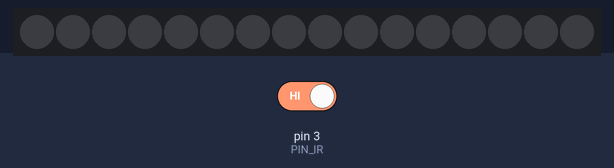
Simulated run of this sketch. Board: Arduino Uno, built with avr-gcc and run on an emulated ATmega328P. Shown: 16 RGB LEDs in strip order, left to right. Inputs (shaded band) come from the test bench; at power-on: pin 3 (PIN_IR) HIGH.

Above: at 1.2 s.
1.3 s: pin 3 (PIN_IR) driven LOW
At 2.4 s:
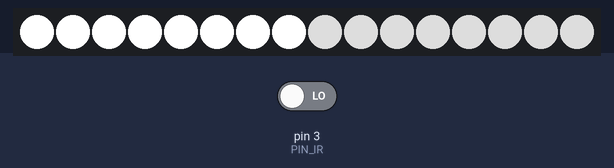
2.8 s: pin 3 (PIN_IR) driven HIGH
At 3.9 s:
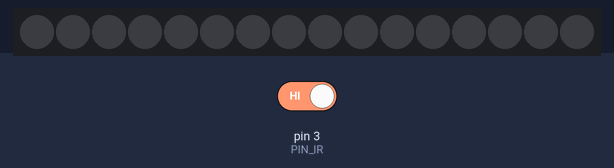
Timing chart, 0 to 5.8 s (numbered marks = the images above; inputs shaded):
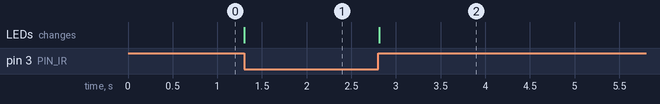

Measured:
- after the input at 1.3 s, the LEDs: change at once (image 1)
- after the input at 2.8 s, the LEDs: change at once (image 2)

The sketch:

IR_Sensor_LED_Stripe.ino
```cpp
#include <Wire.h>
#include <Adafruit_NeoPixel.h>

// set the Arduino-Pin to connect the DATA OUT-Port of the IR-Sensor to
#define PIN_IR         3
// set the Arduino-Pin to connect the DATA IN-Port of the LED Stripe to
#define PIN_LED        2
// set the number of RGB-LEDs you want to adress
#define NUMPIXELS      16
// configure LED Stripe
Adafruit_NeoPixel strip(NUMPIXELS, PIN_LED, NEO_GRB + NEO_KHZ800);

// set the Address for the I2C connection to the Jetson (0x40 as default)
int i2cAddress = 0x40;
// set IR-Sensor state
int state_IR = 0;

void setup() {
  // join I2C Bus with address #0x40
  Wire.begin(i2cAddress);
  Wire.onRequest(requestEvent);
  // init serial output with given baud-rate
  Serial.begin (9600);
  // init Sensorpin
  pinMode (PIN_IR, INPUT);
  // init Stripe
  strip.begin();
}

void loop() {
  // read signal from sensor
  bool val = digitalRead(PIN_IR);
  // if "low" (obstacle detected)
  if (val == LOW) {
    state_IR = 1;
    // turn the LED Stripe ON
    for(int i=0; i<NUMPIXELS-8; i++) {
      // set the bottom stripe to maximum intensity
      strip.setPixelColor(i, strip.Color(255, 255, 255));
    }
    for(int i=8; i<NUMPIXELS; i++) {
      // set the top stripe to medium intensity
      strip.setPixelColor(i, strip.Color(150, 150, 150));
    }
    strip.show();
    }
    else {
      state_IR = 0;
      // turn the LED Stripe OFF
      for(int i=0; i<NUMPIXELS; i++) {
        // set the bottom stripe to maximum intensity
        strip.setPixelColor(i, strip.Color(0, 0, 0));
        strip.show();
    }
    }
}

// this function will be called when the master reads data from bus
void requestEvent() {
  // if "low" (obstacle detected)
  if (state_IR == 1){
    // send 1 to bus
    Wire.write(1);
    }
  else {
    // send 0 to bus
    Wire.write(0);
    }
}
```
